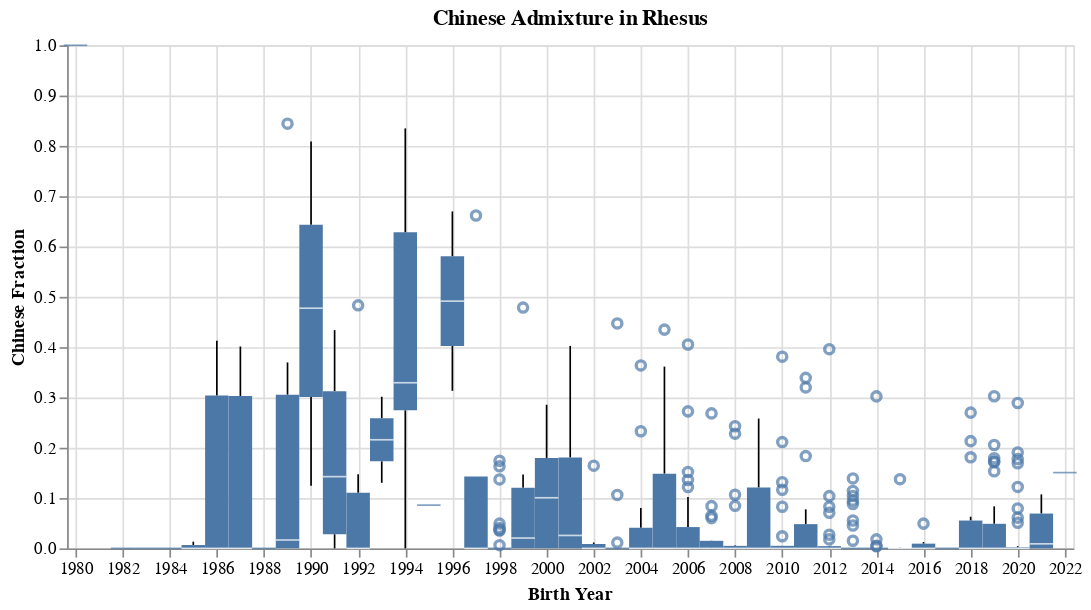

Write notebook code for a chart like this one.
### Code cell
# Plot boxplot

boxplot = alt.Chart(dated_admixture).mark_boxplot().encode(  # mark_boxplot
    alt.X("Date of Birth", title="Birth Year"),
    alt.Y("Chinese", title="Chinese Fraction"),
).properties(
    title=["Chinese Admixture in Rhesus"],
    width=600,
)

boxplot

#boxplot.save("/master/abagwell/figures/WES_ancestry/WES.admixutre.boxplot.html")
#boxplot.save("/master/abagwell/figures/WES_ancestry/WES.admixutre.boxplot.svg")

### Figure 1 — Vega-Lite specification as saved in the notebook (floating-point values rounded to 4 significant figures; data arrays with more than 128 entries replaced by an {"elided": "..."} marker saying what was removed)
{"config": {"view": {"continuousWidth": 300, "continuousHeight": 300}}, "data": {"name": "data-5ea06be7134457cc1eace416b9d72121"}, "mark": {"type": "boxplot"}, "encoding": {"x": {"field": "Date of Birth", "title": "Birth Year", "type": "temporal"}, "y": {"field": "Chinese", "title": "Chinese Fraction", "type": "quantitative"}}, "title": ["Chinese Admixture in Rhesus"], "width": 600, "$schema": "https://vega.github.io/schema/vega-lite/v5.17.0.json", "datasets": {"data-5ea06be7134457cc1eace416b9d72121": {"elided": "512 records"}}}
